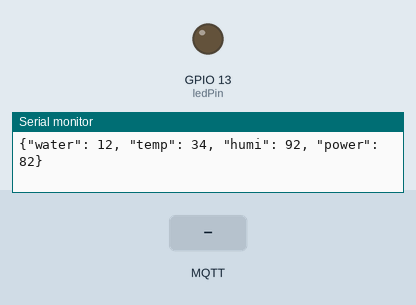
The sketch below on a simulated ESP32. Shown: output pins drawn as LEDs (lit = HIGH), the last lines printed to the serial monitor. Inputs (shaded band) come from the test bench. WiFi joins after 1.5 s; servers stay silent unless stated; no MQTT or app messages arrive unless stated.

Above: at 3.2 s.
3.3 s: MQTT message "ON" arrives on the first subscribed topic
At 4.0 s:
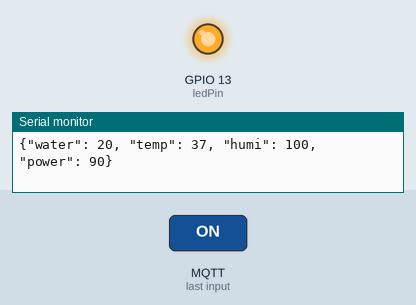
4.8 s: MQTT message "OFF" arrives on the first subscribed topic
At 5.6 s:
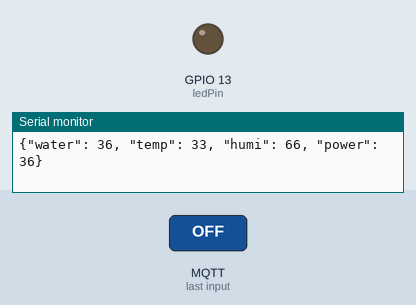
Timing chart, 0 to 7.8 s (numbered marks = the images above; inputs shaded):
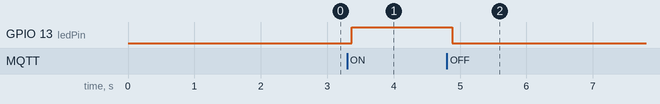

The sketch:

send_recived_data_from_node_red.ino
```cpp
#include <WiFi.h>
#include <PubSubClient.h>

// WiFi credentials
const char* ssid = "Raju";
const char* password = "@@ra7282ju@@";

const char* mqtt_server = "test.mosquitto.org";

// Topics
const char* data_topic = "esp32/senor";
const char* pump_topic  = "esp32/pump";

WiFiClient espClient;
PubSubClient client(espClient);

// Built-in LED (ESP32)
const int ledPin = 13;

int water = 0;
int temp = 32;
int humi = 80;
int power = 70;

// 🔁 MQTT callback (LED control)
void callback(char* topic, byte* payload, unsigned int length) {
  String msg = "";
  for (int i = 0; i < length; i++) {
    msg += (char)payload[i];
  }

  if (String(topic) == pump_topic) {
    if (msg == "ON") {
      digitalWrite(ledPin, HIGH);
    } else if (msg == "OFF") {
      digitalWrite(ledPin, LOW);
    }
  }
}

void setup() {
  Serial.begin(115200);

  pinMode(ledPin, OUTPUT);
  digitalWrite(ledPin, LOW);
  while(0){
    digitalWrite(ledPin, HIGH);
    delay(1000);
    digitalWrite(ledPin, LOW);
    delay(1000);
  }

  // WiFi
  WiFi.begin(ssid, password);
  while (WiFi.status() != WL_CONNECTED) {
    delay(500);
    Serial.print(".");
  }
  Serial.println("\nWiFi connected");

  // MQTT
  client.setServer(mqtt_server, 1883);
  client.setCallback(callback);

  while (!client.connected()) {
    client.connect("ESP32_COUNTERS");
    delay(500);
  }

  client.subscribe(pump_topic);   // 🔔 subscribe for LED control
  Serial.println("MQTT connected & LED topic subscribed");
}

void loop() {
  client.loop();  // 🔴 VERY IMPORTANT

  if (water >= 100) water = 0;
  if (temp >= 37)  temp = 32;
  if (humi >= 100) humi = 50;
  if (power >= 100) power = 30;

  water++;
  temp++;
  humi++;
  power++;

  char payload[100];
  sprintf(payload,
          "{\"water\": %d, \"temp\": %d, \"humi\": %d, \"power\": %d}",
          water, temp, humi, power);

  client.publish(data_topic, payload);
  Serial.println(payload);

  delay(100);
}
```

Measured:
- after the input at 3.3 s, GPIO 13 (ledPin): LOW → HIGH after 0.07 s
- after the input at 4.8 s, GPIO 13 (ledPin): HIGH → LOW after 0.08 s
